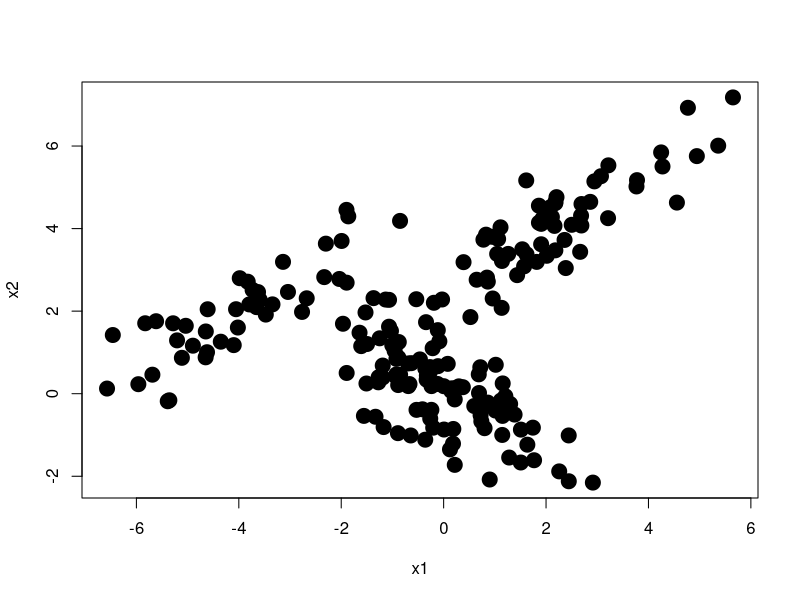
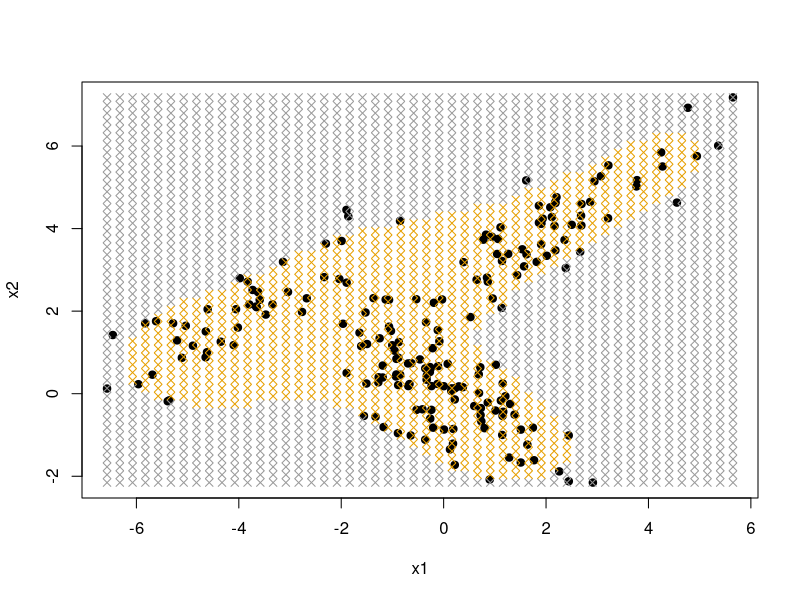
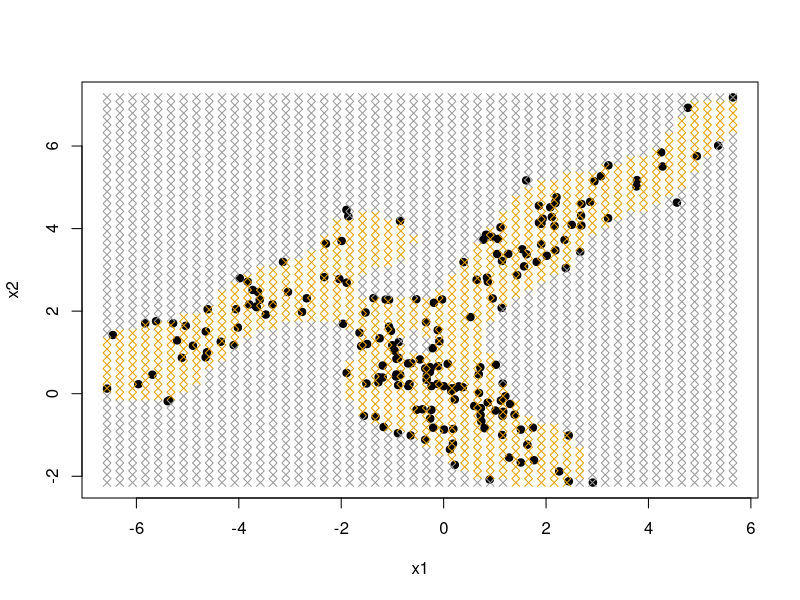
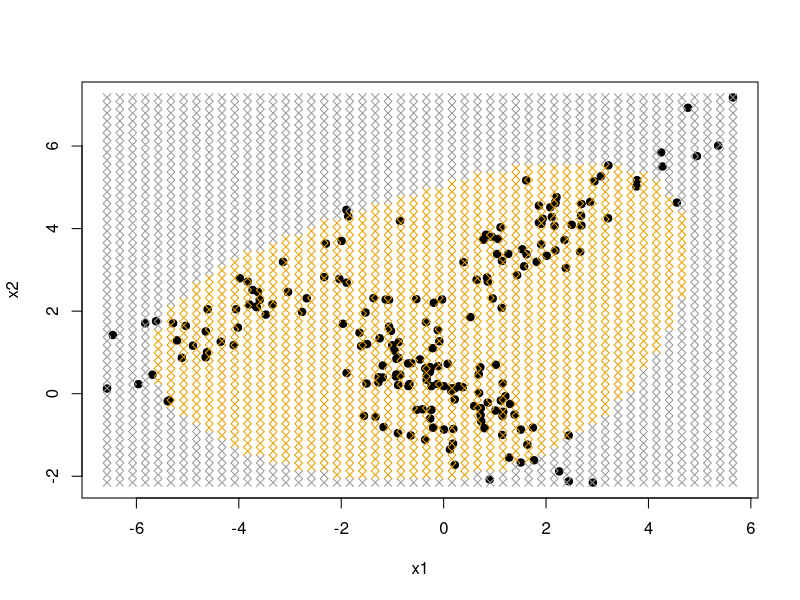
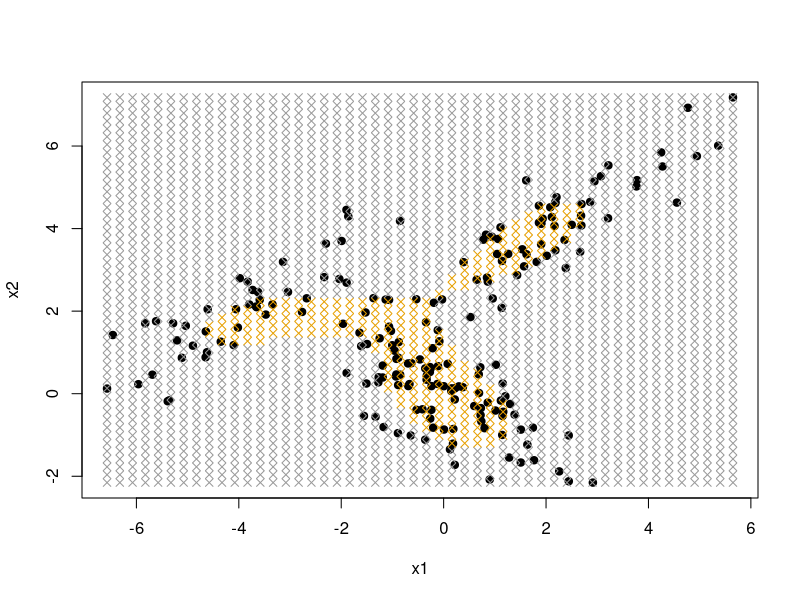
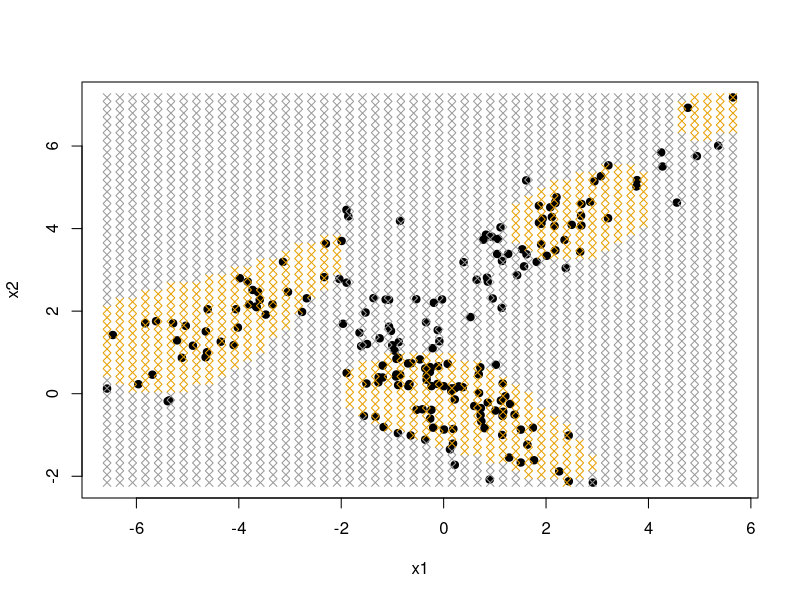

Recreate these plots in R, in order.
install.packages("MASS")
library(MASS)
library(e1071)
set.seed(1)
cbPalette <- c("#999999", "#E69F00", "#56B4E9", "#009E73", "#F0E442", "#0072B2", "#D55E00", "#CC79A7")

#Generates crazy looking X data.  This has two columns.
get_data = function(n){
  K = 3
  pi0 = c(.5,.3,.2)
  mu = cbind(c(0,0),c(1,2),c(-2,1))*2
  Sigma = matrix(c(1,.8,.8,.9),2)*1.6
  Sigma2 = matrix(c(1,-.7,-.7,.9),2)*1.6
  Sigma3 = matrix(c(1,0,0,.9),2)*1
  
  X = rbind(
    mvrnorm(pi0[1]*n,mu[,1],Sigma2),
    mvrnorm(pi0[2]*n,mu[,2],Sigma),
    mvrnorm(pi0[3]*n,mu[,3],Sigma)
  )
  X = as.data.frame(X)
  names(X) = c('x1','x2')
  X
}

#Plots the one-class svm results.  Pass in the svm fitted model and a data matrix.
plot_results = function(fit, X){
  xlim = range(X[,1])
  ylim = range(X[,2])
  Xgrid = as.matrix(expand.grid(seq(xlim[1],xlim[2],length.out=50),seq(ylim[1],ylim[2],length.out=50)))
  b = predict(fit,Xgrid)
  plot(X,pch=19, cex=1)
  points(Xgrid[,1],Xgrid[,2],col=cbPalette[as.numeric(b)+1],pch=4,cex=1)
}

#Generate data
set.seed(1)
X = get_data(200)

#Plot data
plot(X,pch=20, cex=3)

### TODO: Really the only thing you have to do is add the SVM fitting function in here 
###       and then play with it

#Part (a) 
fit=svm(X, type='one-classification', kernel='radial', nu='0.1', gamma=0.5, scale=TRUE)

#Draw the decision regions by classifying a grid of points
plot_results(fit, X)

#Part (b)
fitb=svm(X, type='one-classification', kernel='radial', nu='0.1', gamma=2, scale=TRUE)
plot_results(fitb, X)
fitbb=svm(X, type='one-classification', kernel='radial', nu='0.1', gamma=0.1, scale=TRUE)
plot_results(fitbb, X)

#Part (c)
fitc=svm(X, type='one-classification', kernel='radial', nu='0.5', gamma=1, scale=TRUE)
fitcc=svm(X, type='one-classification', kernel='radial', nu='0.0001', gamma=1, scale=TRUE)
plot_results(fitc, X)
plot_results(fitcc, X)